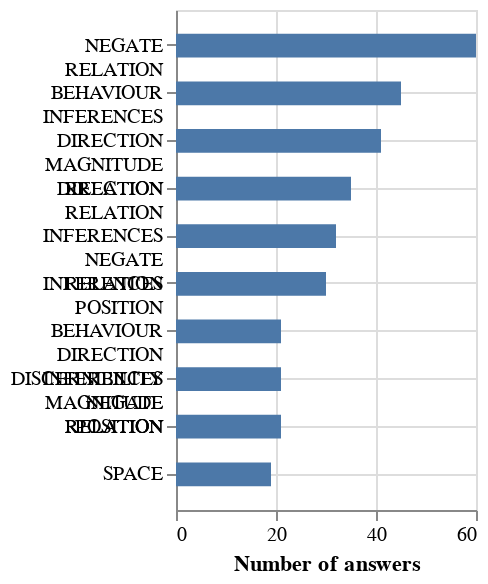

Notebook cell for this chart:
### Code cell
alt.Chart(g).mark_bar().encode(
    x=alt.X('count:Q',title='Number of answers'),
     y=alt.Y('lemma_cat_tagged:N', scale=alt.Scale(padding=.5),axis=alt.Axis(grid=True,titlePadding=40),title='',sort=alt.EncodingSortField(
            field="count",  # The field to use for the sort
            op="count",  # The operation to run on the field prior to sorting
            order="ascending"  # The order to sort in
        ))).properties(width=150,height=250).configure_axisLeft(labelLimit=1000)

### Figure 1 — Vega-Lite specification as saved in the notebook (floating-point values rounded to 4 significant figures)
{"config": {"view": {"continuousWidth": 400, "continuousHeight": 300}, "axisLeft": {"labelLimit": 1000}}, "data": {"name": "data-e834aa83175f81590b213afaf4818d56"}, "mark": "bar", "encoding": {"x": {"type": "quantitative", "field": "count", "title": "Number of answers"}, "y": {"type": "nominal", "axis": {"grid": true, "titlePadding": 40}, "field": "lemma_cat_tagged", "scale": {"padding": 0.5}, "sort": {"field": "count", "op": "count", "order": "ascending"}, "title": ""}}, "height": 250, "width": 150, "$schema": "https://vega.github.io/schema/vega-lite/v4.8.1.json", "datasets": {"data-e834aa83175f81590b213afaf4818d56": [{"lemma_cat_tagged": ["NEGATE", "RELATION"], "count": 60}, {"lemma_cat_tagged": ["BEHAVIOUR", "INFERENCES"], "count": 45}, {"lemma_cat_tagged": ["DIRECTION", "MAGNITUDE", "RELATION"], "count": 41}, {"lemma_cat_tagged": ["DIRECTION", "RELATION"], "count": 35}, {"lemma_cat_tagged": ["INFERENCES", "NEGATE", "RELATION"], "count": 32}, {"lemma_cat_tagged": ["INFERENCES", "POSITION"], "count": 30}, {"lemma_cat_tagged": ["BEHAVIOUR", "DIRECTION", "INFERENCES", "MAGNITUDE", "RELATION"], "count": 21}, {"lemma_cat_tagged": ["DISCERNIBILITY", "NEGATE", "RELATION"], "count": 21}, {"lemma_cat_tagged": ["POSITION"], "count": 21}, {"lemma_cat_tagged": ["SPACE"], "count": 19}]}}
